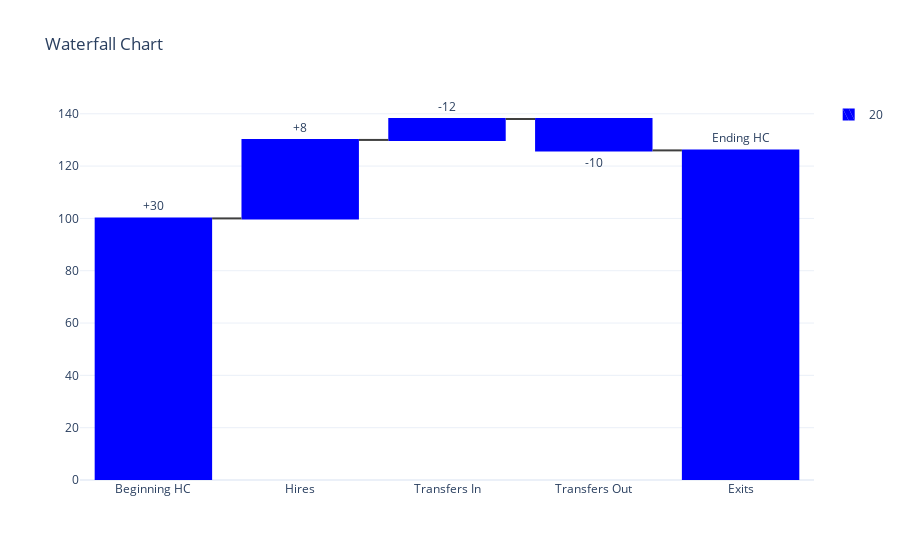

The cell this chart's notebook holds for it:
### Code cell
import plotly.graph_objects as go

fig = go.Figure(go.Waterfall(
    name="20", orientation="v",
    measure=["relative", "relative", "relative", "relative", "total"],
    x=["Beginning HC", "Hires", "Transfers In", "Transfers Out", "Exits", "Ending HC"],
    textposition="outside",
    text=["+30", "+8", "-12", "-10", "Ending HC"],
    y=[100, 30, 8, -12, -10],
    connector={"line":{"color":"rgb(63, 63, 63)"}},
    increasing={"marker":{"color":"blue"}},
    decreasing={"marker":{"color":"blue"}},
    totals={"marker":{"color":"blue"}}
))

fig.update_layout(
    title="Waterfall Chart",
    showlegend=True,
    template='plotly_white'
)

fig.show()

### Figure 1 — Plotly figure (JSON) as saved in the notebook; plotly's stock layout.template omitted (floating-point values rounded to 4 significant figures)
{"data": [{"connector": {"line": {"color": "rgb(63, 63, 63)"}}, "decreasing": {"marker": {"color": "blue"}}, "increasing": {"marker": {"color": "blue"}}, "measure": ["relative", "relative", "relative", "relative", "total"], "name": "20", "orientation": "v", "text": ["+30", "+8", "-12", "-10", "Ending HC"], "textposition": "outside", "totals": {"marker": {"color": "blue"}}, "type": "waterfall", "x": ["Beginning HC", "Hires", "Transfers In", "Transfers Out", "Exits", "Ending HC"], "y": [100, 30, 8, -12, -10]}], "layout": {"showlegend": true, "title": {"text": "Waterfall Chart"}}}
